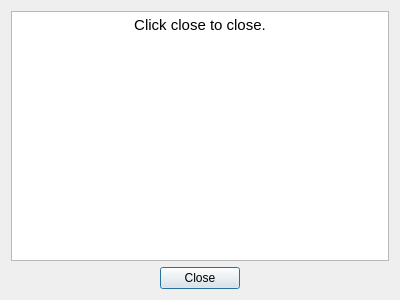
<?xml version="1.0" encoding="UTF-8"?>
<ui version="4.0">
 <class>NewDialog</class>
 <widget class="QDialog" name="NewDialog">
  <property name="geometry">
   <rect>
    <x>0</x>
    <y>0</y>
    <width>400</width>
    <height>300</height>
   </rect>
  </property>
  <property name="windowTitle">
   <string>Dialog</string>
  </property>
  <layout class="QVBoxLayout" name="verticalLayout">
   <item>
    <widget class="QTextBrowser" name="textBrowser">
     <property name="html">
      <string>&lt;!DOCTYPE HTML PUBLIC &quot;-//W3C//DTD HTML 4.0//EN&quot; &quot;http://www.w3.org/TR/REC-html40/strict.dtd&quot;&gt;
&lt;html&gt;&lt;head&gt;&lt;meta name=&quot;qrichtext&quot; content=&quot;1&quot; /&gt;&lt;style type=&quot;text/css&quot;&gt;
p, li { white-space: pre-wrap; }
&lt;/style&gt;&lt;/head&gt;&lt;body style=&quot; font-family:'Cantarell'; font-size:11pt; font-weight:400; font-style:normal;&quot;&gt;
&lt;p align=&quot;center&quot; style=&quot; margin-top:0px; margin-bottom:0px; margin-left:0px; margin-right:0px; -qt-block-indent:0; text-indent:0px;&quot;&gt;Click close to close.&lt;/p&gt;&lt;/body&gt;&lt;/html&gt;</string>
     </property>
    </widget>
   </item>
   <item>
    <layout class="QHBoxLayout" name="horizontalLayout">
     <item>
      <spacer name="horizontalSpacer">
       <property name="orientation">
        <enum>Qt::Horizontal</enum>
       </property>
       <property name="sizeHint" stdset="0">
        <size>
         <width>40</width>
         <height>20</height>
        </size>
       </property>
      </spacer>
     </item>
     <item>
      <widget class="QPushButton" name="pushButton">
       <property name="text">
        <string>Close</string>
       </property>
      </widget>
     </item>
     <item>
      <spacer name="horizontalSpacer_2">
       <property name="orientation">
        <enum>Qt::Horizontal</enum>
       </property>
       <property name="sizeHint" stdset="0">
        <size>
         <width>40</width>
         <height>20</height>
        </size>
       </property>
      </spacer>
     </item>
    </layout>
   </item>
  </layout>
 </widget>
 <resources/>
 <connections/>
</ui>
